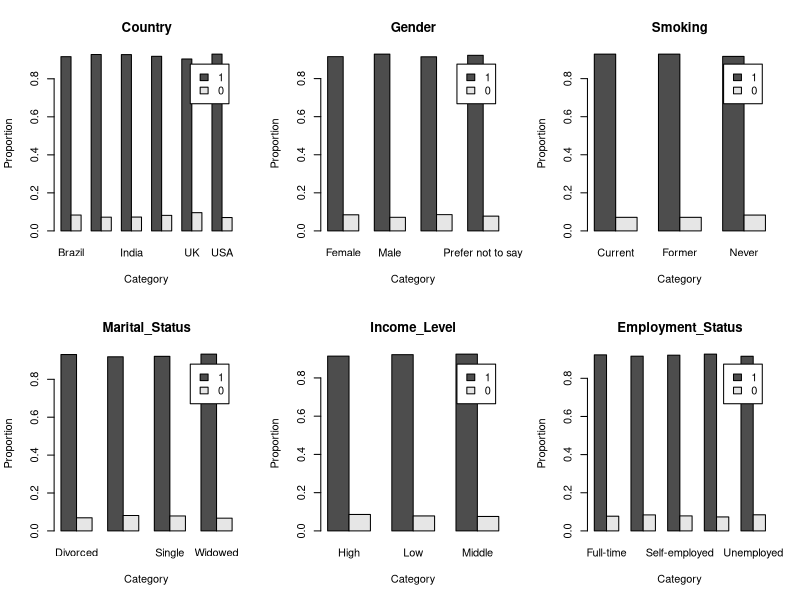
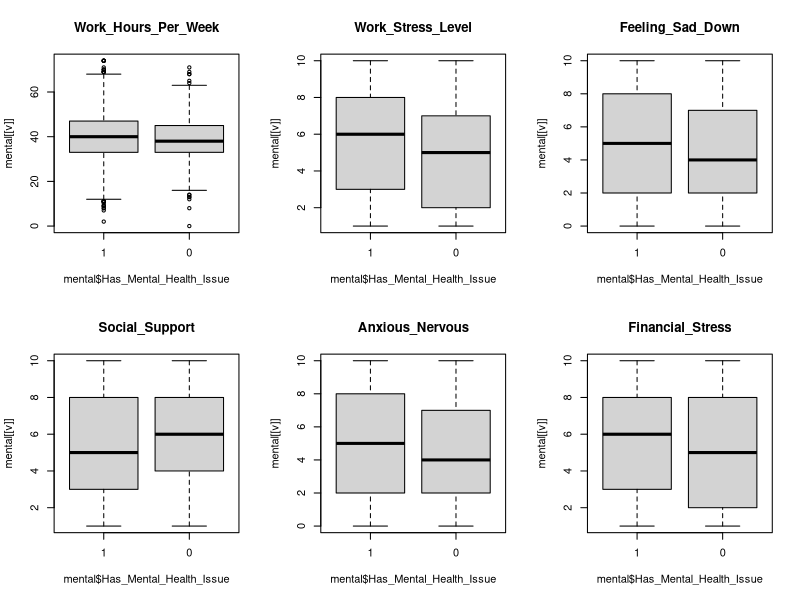

Generate these figures, in order, with R:
setwd("/Users/utkusizanli/Desktop/UC3M/StatisticalLearningGitHub")

# Libraries
library(caret)

# Load dataset
mental = read.csv("mental_health.csv")

# Check size and structure of data
dim(mental)     # number of rows and columns
str(mental)     # variable types

# Convert target variable to factor (classification task) and force "1" to be the first level (positive class)
mental$Has_Mental_Health_Issue <- factor(mental$Has_Mental_Health_Issue, levels = c("1","0"))

# Convert all character columns to factors automatically, excluding target because we already adjusted it
mental[names(mental) != "Has_Mental_Health_Issue"] = lapply(mental[names(mental) != "Has_Mental_Health_Issue"], function(x) if (is.character(x)) as.factor(x) else x)


# Check for missing values
colSums(is.na(mental))   # No missing values 

# Check data again after conversion
str(mental)
summary(mental)

# Check target distribution 
table(mental$Has_Mental_Health_Issue)
prop.table(table(mental$Has_Mental_Health_Issue))

# Notes: The target variable is highly imbalanced, with 7.84% of observations in class 0 and 92.16% in class 1. 
# This imbalance may affect classification performance, since models could favor the majority class.

# Select categorical variables (exclude target)
cat_vars = setdiff(names(mental)[sapply(mental, is.factor)], "Has_Mental_Health_Issue")

# Measure strength of association using chi-square statistic
chi_strength = sapply(cat_vars, function(v) {
  as.numeric(chisq.test(table(mental[[v]], mental$Has_Mental_Health_Issue))$statistic)
})

# Select top 6 categorical variables
top_vars_cat = names(sort(chi_strength, decreasing = TRUE))[1:6]

# Plot barplots for selected categorical variables
par(mfrow = c(2,3))

lapply(top_vars_cat, function(v) {
  tab = prop.table(table(mental[[v]], mental$Has_Mental_Health_Issue), 1)
  
  barplot(t(tab),
          beside = TRUE,
          main = v,
          legend.text = TRUE,
          xlab = "Category",
          ylab = "Proportion")
})

# Screen numeric predictors using t-tests
pvals = sapply(mental[sapply(mental, is.numeric)],
               function(x) t.test(x ~ mental$Has_Mental_Health_Issue)$p.value)

sort(pvals)   

# Compute mean difference between classes 
mean_diff = sapply(mental[sapply(mental, is.numeric)], function(x) {
  abs(mean(x[mental$Has_Mental_Health_Issue=="1"]) -
        mean(x[mental$Has_Mental_Health_Issue=="0"]))
})

sort(mean_diff, decreasing=TRUE)   

# Select top numeric predictors
top_vars = names(sort(mean_diff, decreasing=TRUE)[1:6])

# Plot boxplots for selected numeric predictors
par(mfrow=c(2,3))

lapply(top_vars, function(v) {
  boxplot(mental[[v]] ~ mental$Has_Mental_Health_Issue,
          main=v)
})

#EDA

# Demographic categorical variables (like gender, country, marital status) do not seem to strongly separate people with and without mental health issues.

# Psychological and stress-related numeric variables show clear differences between the two groups.

# Variables such as Work_Stress_Level, Feeling_Sad_Down, Financial_Stress, and Anxious_Nervous look like strong predictors of mental health issues.



# 60% Train - 20% Validation - 20% Test split
set.seed(42)

# 60% TRAIN, 20% VAL, 20% TEST (all stratified by the target)
idx_train <- createDataPartition(mental$Has_Mental_Health_Issue, p = 0.60, list = FALSE)
mental_train <- mental[idx_train, ]
mental_tmp   <- mental[-idx_train, ]

idx_val <- createDataPartition(mental_tmp$Has_Mental_Health_Issue, p = 0.50, list = FALSE)  # half of remaining
mental_val  <- mental_tmp[idx_val, ]
mental_test <- mental_tmp[-idx_val, ]

# checks (proportions should match closely)
prop.table(table(mental$Has_Mental_Health_Issue))
prop.table(table(mental_train$Has_Mental_Health_Issue))
prop.table(table(mental_val$Has_Mental_Health_Issue))
prop.table(table(mental_test$Has_Mental_Health_Issue))
